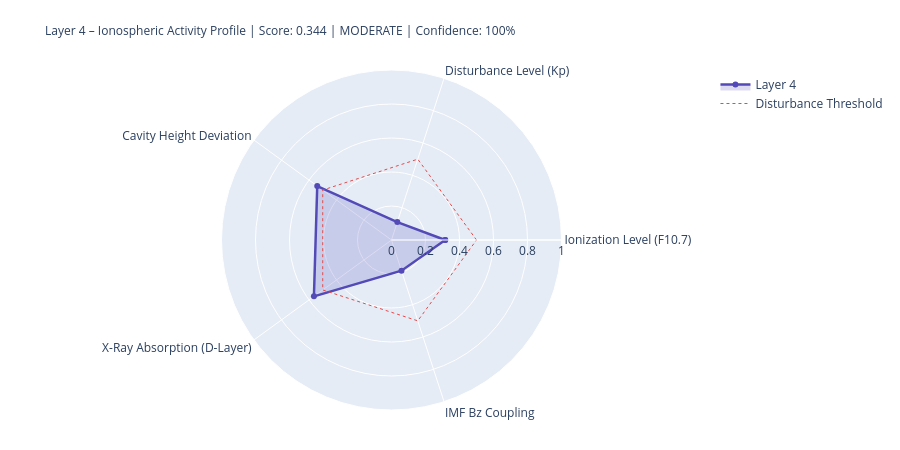

The cell this chart's notebook holds for it:
### Markdown cell above
---
## 4. State Assessment & Handoff to Layer 5

### Code cell
# ============================================================
# LAYER-4-SCORE
# ============================================================

COMPONENTS = {
    'Ionization Level (F10.7)':    {'score': ioniz,       'source': 'primary' if f107_now else 'from_layer0', 'dynamic': True},
    'Disturbance Level (Kp)':          {'score': disturb,     'source': 'primary' if kp_now   else 'from_layer0', 'dynamic': True},
    'Cavity Height Deviation':    {'score': h_dev,       'source': 'derived',                                'dynamic': True},
    'X-Ray Absorption (D-Layer)':{'score': xray_ioniz,  'source': 'primary' if xray_now else 'missing',     'dynamic': True},
    'IMF Bz Coupling':             {'score': bz_coupling, 'source': 'primary' if bz_now   else 'from_layer0', 'dynamic': True},
}

available    = {k: v['score'] for k, v in COMPONENTS.items() if v['score'] is not None}
unavailable  = [k for k, v in COMPONENTS.items() if v['score'] is None]
layer4_score = round(sum(available.values()) / len(available), 4) if available else None
confidence   = round(len(available) / len(COMPONENTS), 2)
level = ('unknown' if layer4_score is None
         else 'quiet'   if layer4_score < 0.3
         else 'moderate' if layer4_score < 0.6
         else 'active')
dominant_l4 = max(available, key=available.get) if available else 'none'

# Resonance delta for Schumann SR-1
sr1_ref = schumann_freq(1, 80.0)
sr1_now = schumann_freq(1, h_eff)
sr1_delta_mhz = (sr1_now - sr1_ref) * 1000

# Propagation conditions
prop_cond = ('disturbed'   if kp_val > 4
             else 'unsettled' if kp_val > 2
             else 'normal')
if xray_class in ['X', 'M']:
    prop_cond = 'Radio-Blackout moeglich'

W = 68
print('=' * W)
print('LAYER 4 – IONOSPHERE – STATE ASSESSMENT')
print('=' * W)
for name, comp in COMPONENTS.items():
    s = comp['score']
    if s is not None:
        bar = '█' * int(s * 20) + '░' * (20 - int(s * 20))
        print(f'  {name:<36} {bar}  {s:.3f}  [{comp["source"]}]')
    else:
        print(f'  {name:<36} {"─" * 20}  n/a   [missing]')
print('-' * W)
print(f'  Score:          {layer4_score:.3f}  ({len(available)}/{len(COMPONENTS)} components)')
print(f'  Confidence:     {confidence:.0%}')
print(f'  Level:          {level.upper()}')
print(f'  Dominant:       {dominant_l4}')
print(f'  Cavity height:  {h_eff:.1f} km  (Ref: 80.0 km)')
print(f'  SR-1:           {sr1_now:.3f} Hz  (Δ {sr1_delta_mhz:+.1f} mHz vs. ref)')
print(f'  Propagation:    {prop_cond}')
print(f'  X-Ray:          {xray_class}-class  ({xray_now:.2e} W/m²)' if xray_now else '  X-Ray:          n/a')
print('=' * W)

# Radar
cats   = list(available.keys())
vals_r = list(available.values())
if len(cats) >= 3:
    fig = go.Figure()
    fig.add_trace(go.Scatterpolar(
        r=vals_r + [vals_r[0]], theta=cats + [cats[0]],
        fill='toself', fillcolor='rgba(83,74,183,0.20)',
        line=dict(color='#534AB7', width=2.5), name='Layer 4'
    ))
    fig.add_trace(go.Scatterpolar(
        r=[0.5] * (len(cats)+1), theta=cats + [cats[0]],
        line=dict(color='#E24B4A', dash='dot', width=1),
        mode='lines', name='Disturbance Threshold'
    ))
    fig.update_layout(
        title=dict(
            text=f'Layer 4 – Ionospheric Activity Profile | Score: {layer4_score:.3f} | {level.upper()} | Confidence: {confidence:.0%}',
            font=dict(size=12)
        ),
        polar=dict(radialaxis=dict(visible=True, range=[0, 1])),
        height=450, showlegend=True,
        margin=dict(l=80, r=80, t=70, b=40)
    )
    fig.show()

### Figure 1 — Plotly figure (JSON) as saved in the notebook; plotly's stock layout.template omitted (floating-point values rounded to 4 significant figures)
{"data": [{"fill": "toself", "fillcolor": "rgba(83,74,183,0.20)", "line": {"color": "#534AB7", "width": 2.5}, "name": "Layer 4", "r": [0.316, 0.111, 0.54, 0.564, 0.19, 0.316], "theta": ["Ionization Level (F10.7)", "Disturbance Level (Kp)", "Cavity Height Deviation", "X-Ray Absorption (D-Layer)", "IMF Bz Coupling", "Ionization Level (F10.7)"], "type": "scatterpolar"}, {"line": {"color": "#E24B4A", "dash": "dot", "width": 1}, "mode": "lines", "name": "Disturbance Threshold", "r": [0.5, 0.5, 0.5, 0.5, 0.5, 0.5], "theta": ["Ionization Level (F10.7)", "Disturbance Level (Kp)", "Cavity Height Deviation", "X-Ray Absorption (D-Layer)", "IMF Bz Coupling", "Ionization Level (F10.7)"], "type": "scatterpolar"}], "layout": {"height": 450, "margin": {"b": 40, "l": 80, "r": 80, "t": 70}, "polar": {"radialaxis": {"range": [0, 1], "visible": true}}, "showlegend": true, "title": {"font": {"size": 12}, "text": "Layer 4 – Ionospheric Activity Profile | Score: 0.344 | MODERATE | Confidence: 100%"}}}
